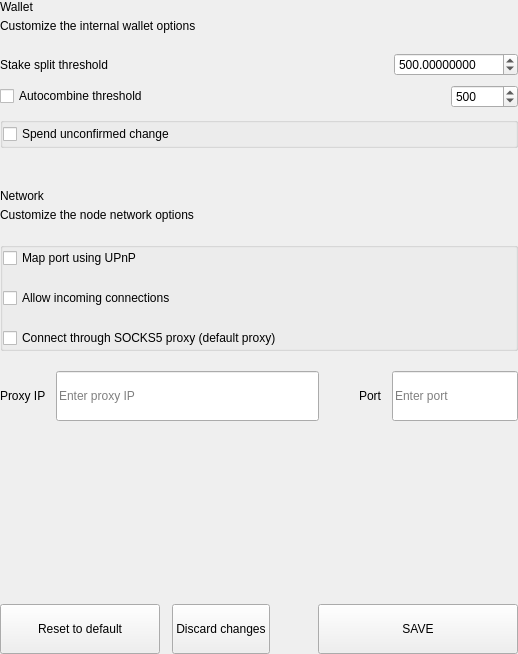
<?xml version="1.0" encoding="UTF-8"?>
<ui version="4.0">
 <class>SettingsWalletOptionsWidget</class>
 <widget class="QWidget" name="SettingsWalletOptionsWidget">
  <property name="geometry">
   <rect>
    <x>0</x>
    <y>0</y>
    <width>518</width>
    <height>654</height>
   </rect>
  </property>
  <property name="windowTitle">
   <string>Form</string>
  </property>
  <layout class="QVBoxLayout" name="verticalLayout">
   <property name="spacing">
    <number>0</number>
   </property>
   <property name="leftMargin">
    <number>0</number>
   </property>
   <property name="topMargin">
    <number>0</number>
   </property>
   <property name="rightMargin">
    <number>0</number>
   </property>
   <property name="bottomMargin">
    <number>0</number>
   </property>
   <item>
    <widget class="QWidget" name="left" native="true">
     <layout class="QVBoxLayout" name="verticalLayout_1">
      <property name="leftMargin">
       <number>0</number>
      </property>
      <property name="topMargin">
       <number>0</number>
      </property>
      <property name="rightMargin">
       <number>0</number>
      </property>
      <property name="bottomMargin">
       <number>0</number>
      </property>
      <item>
       <layout class="QVBoxLayout" name="verticalLayout_2">
        <property name="spacing">
         <number>0</number>
        </property>
        <item>
         <layout class="QHBoxLayout" name="horizontalLayout">
          <property name="spacing">
           <number>0</number>
          </property>
          <item>
           <layout class="QVBoxLayout" name="verticalLayoutTitle">
            <property name="spacing">
             <number>5</number>
            </property>
            <item>
             <widget class="QLabel" name="labelTitle">
              <property name="text">
               <string>Wallet</string>
              </property>
             </widget>
            </item>
            <item>
             <widget class="QLabel" name="labelSubtitle1">
              <property name="text">
               <string>Customize the internal wallet options</string>
              </property>
              <property name="wordWrap">
               <bool>true</bool>
              </property>
             </widget>
            </item>
           </layout>
          </item>
         </layout>
        </item>
        <item>
         <spacer name="verticalSpacer">
          <property name="orientation">
           <enum>Qt::Vertical</enum>
          </property>
          <property name="sizeType">
           <enum>QSizePolicy::Fixed</enum>
          </property>
          <property name="sizeHint" stdset="0">
           <size>
            <width>20</width>
            <height>20</height>
           </size>
          </property>
         </spacer>
        </item>
        <item>
         <layout class="QHBoxLayout" name="horizontalLayout_1">
          <property name="bottomMargin">
           <number>9</number>
          </property>
          <item>
           <widget class="QLabel" name="labelTitleStake">
            <property name="text">
             <string>Stake split threshold</string>
            </property>
           </widget>
          </item>
          <item>
           <spacer name="horizontalSpacer">
            <property name="orientation">
             <enum>Qt::Horizontal</enum>
            </property>
            <property name="sizeHint" stdset="0">
             <size>
              <width>40</width>
              <height>20</height>
             </size>
            </property>
           </spacer>
          </item>
          <item>
           <widget class="QDoubleSpinBox" name="spinBoxStakeSplitThreshold">
            <property name="decimals">
             <number>8</number>
            </property>
            <property name="minimum">
             <number>0</number>
            </property>
            <property name="maximum">
             <number>999999</number>
            </property>
            <property name="value">
             <number>500</number>
            </property>
           </widget>
          </item>
         </layout>
        </item>
        <item>
         <layout class="QHBoxLayout" name="horizontalLayout_7">
          <property name="bottomMargin">
           <number>9</number>
          </property>
          <item>
           <widget class="QCheckBox" name="checkBoxAutoCombine">
            <property name="text">
             <string>Autocombine threshold</string>
            </property>
           </widget>
          </item>
          <item>
           <spacer name="horizontalSpacer">
            <property name="orientation">
             <enum>Qt::Horizontal</enum>
            </property>
            <property name="sizeHint" stdset="0">
             <size>
              <width>40</width>
              <height>20</height>
             </size>
            </property>
           </spacer>
          </item>
          <item>
           <widget class="QDoubleSpinBox" name="spinBoxAutoCombineThreshold">
            <property name="decimals">
             <number>0</number>
            </property>
            <property name="minimum">
             <number>1</number>
            </property>
            <property name="maximum">
             <number>999999</number>
            </property>
            <property name="value">
             <number>500</number>
            </property>
           </widget>
          </item>
         </layout>
        </item>
        <item>
         <widget class="QGroupBox" name="groupBox">
          <property name="title">
           <string/>
          </property>
          <layout class="QVBoxLayout" name="verticalLayout_3">
           <property name="spacing">
            <number>20</number>
           </property>
           <property name="leftMargin">
            <number>0</number>
           </property>
           <property name="topMargin">
            <number>0</number>
           </property>
           <property name="rightMargin">
            <number>0</number>
           </property>
           <property name="bottomMargin">
            <number>0</number>
           </property>
           <item>
            <widget class="QCheckBox" name="radioButtonSpend">
             <property name="text">
              <string>Spend unconfirmed change</string>
             </property>
            </widget>
           </item>
          </layout>
         </widget>
        </item>
        <item>
         <spacer name="verticalSpacer_1">
          <property name="orientation">
           <enum>Qt::Vertical</enum>
          </property>
          <property name="sizeType">
           <enum>QSizePolicy::Fixed</enum>
          </property>
          <property name="sizeHint" stdset="0">
           <size>
            <width>20</width>
            <height>20</height>
           </size>
          </property>
         </spacer>
        </item>
        <item>
         <widget class="QLabel" name="labelDivider">
          <property name="minimumSize">
           <size>
            <width>0</width>
            <height>1</height>
           </size>
          </property>
          <property name="maximumSize">
           <size>
            <width>16777215</width>
            <height>1</height>
           </size>
          </property>
          <property name="text">
           <string/>
          </property>
         </widget>
        </item>
        <item>
         <spacer name="verticalSpacer_2">
          <property name="orientation">
           <enum>Qt::Vertical</enum>
          </property>
          <property name="sizeType">
           <enum>QSizePolicy::Fixed</enum>
          </property>
          <property name="sizeHint" stdset="0">
           <size>
            <width>20</width>
            <height>20</height>
           </size>
          </property>
         </spacer>
        </item>
        <item>
         <layout class="QHBoxLayout" name="horizontalLayout_2">
          <property name="spacing">
           <number>0</number>
          </property>
          <item>
           <layout class="QVBoxLayout" name="verticalLayoutTitle_1">
            <property name="spacing">
             <number>5</number>
            </property>
            <item>
             <widget class="QLabel" name="labelTitleNetwork">
              <property name="text">
               <string>Network</string>
              </property>
             </widget>
            </item>
            <item>
             <widget class="QLabel" name="labelSubtitleNetwork">
              <property name="text">
               <string>Customize the node network options</string>
              </property>
              <property name="wordWrap">
               <bool>true</bool>
              </property>
             </widget>
            </item>
           </layout>
          </item>
         </layout>
        </item>
        <item>
         <spacer name="verticalSpacer_3">
          <property name="orientation">
           <enum>Qt::Vertical</enum>
          </property>
          <property name="sizeType">
           <enum>QSizePolicy::Fixed</enum>
          </property>
          <property name="sizeHint" stdset="0">
           <size>
            <width>20</width>
            <height>20</height>
           </size>
          </property>
         </spacer>
        </item>
        <item>
         <widget class="QGroupBox" name="groupBox_1">
          <property name="title">
           <string/>
          </property>
          <layout class="QVBoxLayout" name="verticalLayout_4">
           <property name="spacing">
            <number>20</number>
           </property>
           <property name="leftMargin">
            <number>0</number>
           </property>
           <property name="topMargin">
            <number>0</number>
           </property>
           <property name="rightMargin">
            <number>0</number>
           </property>
           <property name="bottomMargin">
            <number>0</number>
           </property>
           <item>
            <widget class="QCheckBox" name="checkBoxMap">
             <property name="text">
              <string>Map port using UPnP</string>
             </property>
            </widget>
           </item>
           <item>
            <widget class="QCheckBox" name="checkBoxAllow">
             <property name="text">
              <string>Allow incoming connections</string>
             </property>
            </widget>
           </item>
           <item>
            <widget class="QCheckBox" name="checkBoxConnect">
             <property name="text">
              <string>Connect through SOCKS5 proxy (default proxy)</string>
             </property>
            </widget>
           </item>
          </layout>
         </widget>
        </item>
        <item>
         <spacer name="verticalSpacer_4">
          <property name="orientation">
           <enum>Qt::Vertical</enum>
          </property>
          <property name="sizeType">
           <enum>QSizePolicy::Fixed</enum>
          </property>
          <property name="sizeHint" stdset="0">
           <size>
            <width>20</width>
            <height>20</height>
           </size>
          </property>
         </spacer>
        </item>
        <item>
         <layout class="QHBoxLayout" name="horizontalLayout_3" stretch="2,0,1">
          <property name="spacing">
           <number>0</number>
          </property>
          <item>
           <layout class="QHBoxLayout" name="horizontalLayout_4">
            <property name="spacing">
             <number>10</number>
            </property>
            <item>
             <widget class="QLabel" name="labelSubtitleProxy">
              <property name="text">
               <string>Proxy IP</string>
              </property>
             </widget>
            </item>
            <item>
             <widget class="QLineEdit" name="lineEditProxy">
              <property name="minimumSize">
               <size>
                <width>0</width>
                <height>50</height>
               </size>
              </property>
              <property name="maximumSize">
               <size>
                <width>16777215</width>
                <height>50</height>
               </size>
              </property>
              <property name="placeholderText">
               <string>Enter proxy IP</string>
              </property>
             </widget>
            </item>
           </layout>
          </item>
          <item>
           <spacer name="horizontalSpacer_1">
            <property name="orientation">
             <enum>Qt::Horizontal</enum>
            </property>
            <property name="sizeHint" stdset="0">
             <size>
              <width>40</width>
              <height>20</height>
             </size>
            </property>
           </spacer>
          </item>
          <item>
           <layout class="QHBoxLayout" name="horizontalLayout_5">
            <property name="spacing">
             <number>10</number>
            </property>
            <item>
             <widget class="QLabel" name="labelSubtitlePort">
              <property name="text">
               <string>Port</string>
              </property>
             </widget>
            </item>
            <item>
             <widget class="QLineEdit" name="lineEditPort">
              <property name="minimumSize">
               <size>
                <width>0</width>
                <height>50</height>
               </size>
              </property>
              <property name="maximumSize">
               <size>
                <width>16777215</width>
                <height>50</height>
               </size>
              </property>
              <property name="placeholderText">
               <string>Enter port</string>
              </property>
             </widget>
            </item>
           </layout>
          </item>
         </layout>
        </item>
        <item>
         <spacer name="verticalSpacer_5">
          <property name="orientation">
           <enum>Qt::Vertical</enum>
          </property>
          <property name="sizeHint" stdset="0">
           <size>
            <width>20</width>
            <height>40</height>
           </size>
          </property>
         </spacer>
        </item>
        <item>
         <layout class="QHBoxLayout" name="horizontalLayout_6">
          <property name="spacing">
           <number>12</number>
          </property>
          <item>
           <widget class="QPushButton" name="pushButtonReset">
            <property name="minimumSize">
             <size>
              <width>160</width>
              <height>50</height>
             </size>
            </property>
            <property name="maximumSize">
             <size>
              <width>50</width>
              <height>16777215</height>
             </size>
            </property>
            <property name="focusPolicy">
             <enum>Qt::NoFocus</enum>
            </property>
            <property name="text">
             <string>Reset to default</string>
            </property>
           </widget>
          </item>
          <item>
           <widget class="QPushButton" name="pushButtonClean">
            <property name="minimumSize">
             <size>
              <width>0</width>
              <height>50</height>
             </size>
            </property>
            <property name="focusPolicy">
             <enum>Qt::NoFocus</enum>
            </property>
            <property name="text">
             <string>Discard changes</string>
            </property>
           </widget>
          </item>
          <item>
           <spacer name="horizontalSpacer_2">
            <property name="orientation">
             <enum>Qt::Horizontal</enum>
            </property>
            <property name="sizeType">
             <enum>QSizePolicy::Expanding</enum>
            </property>
            <property name="sizeHint" stdset="0">
             <size>
              <width>40</width>
              <height>20</height>
             </size>
            </property>
           </spacer>
          </item>
          <item>
           <widget class="QPushButton" name="pushButtonSave">
            <property name="minimumSize">
             <size>
              <width>200</width>
              <height>50</height>
             </size>
            </property>
            <property name="maximumSize">
             <size>
              <width>200</width>
              <height>50</height>
             </size>
            </property>
            <property name="focusPolicy">
             <enum>Qt::NoFocus</enum>
            </property>
            <property name="text">
             <string>SAVE</string>
            </property>
           </widget>
          </item>
         </layout>
        </item>
       </layout>
      </item>
     </layout>
    </widget>
   </item>
  </layout>
 </widget>
 <resources/>
 <connections/>
</ui>
